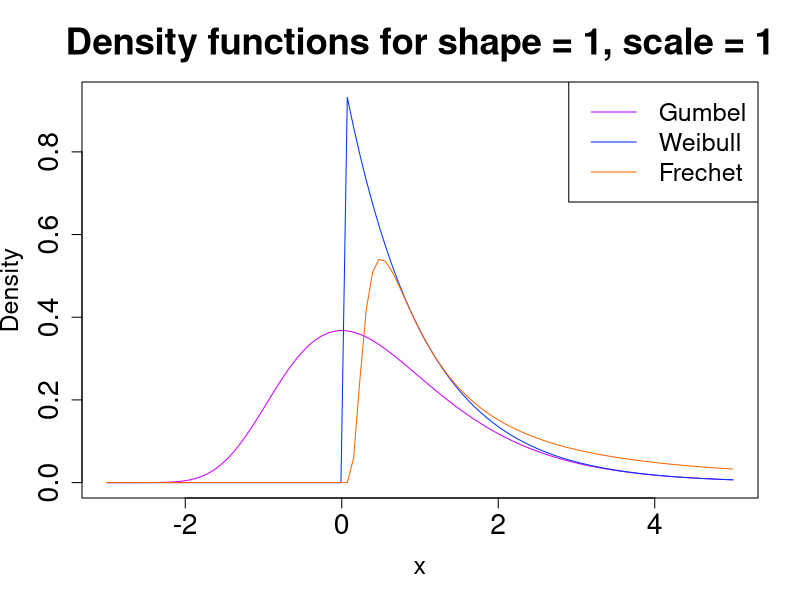
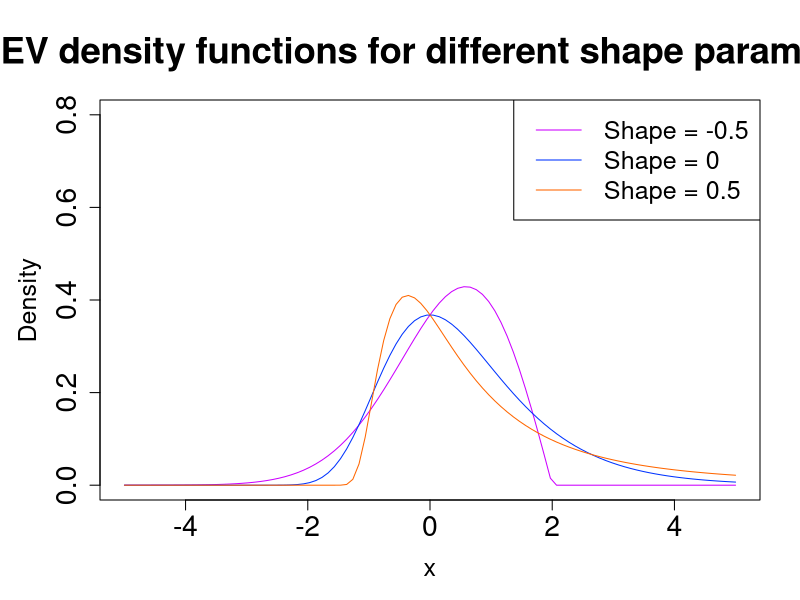
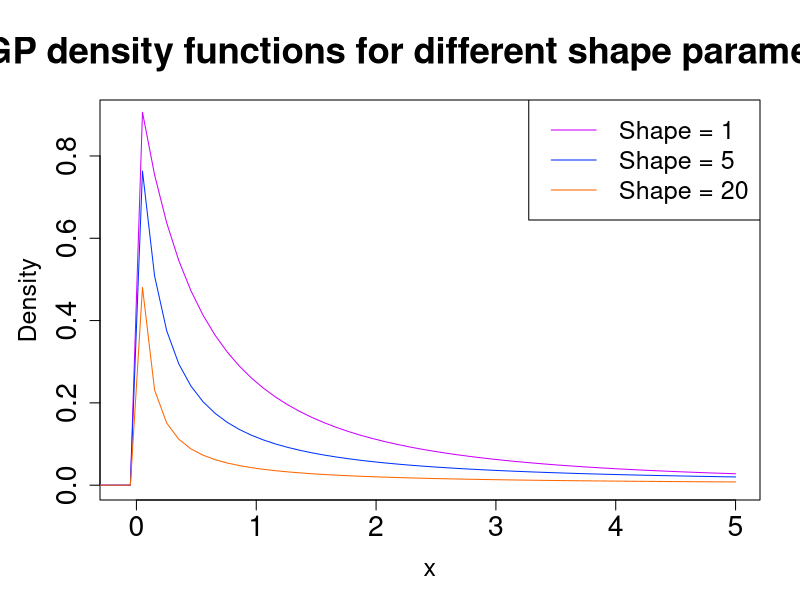

Source code (R) for these figures, in order: (Note: this script raises an error after producing the figures.)
library('evd')
###################
#H2

# Define the range of x values
x <- seq(-3,5, length.out = 100)

# Calculate the y values for each distribution
y_gumbel <- dgumbel(x, scale = 1, loc = 0)
y_weibull <- dweibull(x, shape = 1, scale = 1)
y_frechet <- dfrechet(x, shape = 1, scale = 1,loc = 0)

# Plot the first curve (Gumbel) and set up the plot
plot(x, y_gumbel, type = "l", col = "#CC00FF", ylim = c(0, max(y_gumbel, y_weibull, y_frechet)), 
     ylab = "Density", xlab = "x", main = 'Density functions for shape = 1, scale = 1'
     ,cex.main = 2.2, cex.lab = 1.5, cex.axis = 1.7,)

# Add the Weibull curve
lines(x, y_weibull, col = "#0033FF")

# Add the Frechet curve
lines(x, y_frechet, col = '#FF6600')

legend("topright", legend = c("Gumbel", "Weibull", "Frechet"), 
       col = c("#CC00FF", "#0033FF", "#FF6600"), lty = 1, cex = 1.5 )
####################################################################################
# Create a sequence of x values
x <- seq(-5, 5, length.out = 100)

# Define the scale parameter
scale <- 1

shape_values = c(-0.5,0,0.5)
par(mar = c(5,5,5,2))
# Initialize a plot
plot(x, dgev(x, scale = scale, shape = -0.5), 
     type = "l", col = "#CC00FF", ylim = c(0, 0.8), 
     ylab = "Density", xlab = "x", 
     main = "GEV density functions for different shape parameters",
     ,cex.main = 2.2, cex.lab = 1.5, cex.axis = 1.7,)

# Add lines for other shape parameter values
  lines(x, dgev(x, scale = 1, shape = 0), col = "#0033FF")
  lines(x, dgev(x, scale = 1, shape = 0.5), col = "#FF6600")

# Add legend
legend("topright", legend = paste("Shape =", shape_values), 
       col = c("#CC00FF", "#0033FF","#FF6600"), lty = 1, cex = 1.5)
####################################################################################

# Create a sequence of x values
x <- seq(-5, 5, length.out = 100)

# Define the scale parameter
scale <- 1

# Define the shape parameter values
shape_values <- c(1, 5, 20)

par(mar = c(5, 5, 5, 2))  # Set plot margins

# Initialize a plot
plot(x, dgpd(x, scale = scale, shape = 1),
     type = "l", col = "#CC00FF", ylim = c(0, 0.9), xlim = c(-.1,5),
     ylab = "Density", xlab = "x", 
     main = "GP density functions for different shape parameters",
     cex.main = 2.2, cex.lab = 1.5, cex.axis = 1.7)

# Add lines for other shape parameter values
lines(x, dgpd(x, scale = scale, shape = 5), col = "#0033FF")
lines(x, dgpd(x, scale = scale, shape = 20), col = "#FF6600")

# Add legend
legend("topright", legend = paste("Shape =", shape_values), 
       col = c("#CC00FF", "#0033FF", "#FF6600"), lty = 1, cex = 1.5)

#################################################################################3
#H3
counts = table(categ)
par(mar = c(5, 10, 4, 2) + 0.1)
barplot(counts, las = 2, col = "blue", main = "Histogram of solar flare occurrences", 
        xlab = "Classes", ylab = "", ylim = c(0, max(counts) + 10000),cex.main = 2.2, cex.names = 1.9, cex.lab = 2,cex.axis = 1.8,)

text(x = seq_along(counts), y = counts, label = counts, pos = 3, cex = 1.2, col = "black")
mtext("Frequency", side = 2, line = 7, at = max(counts)/2, las = 0, cex = 1.5)
